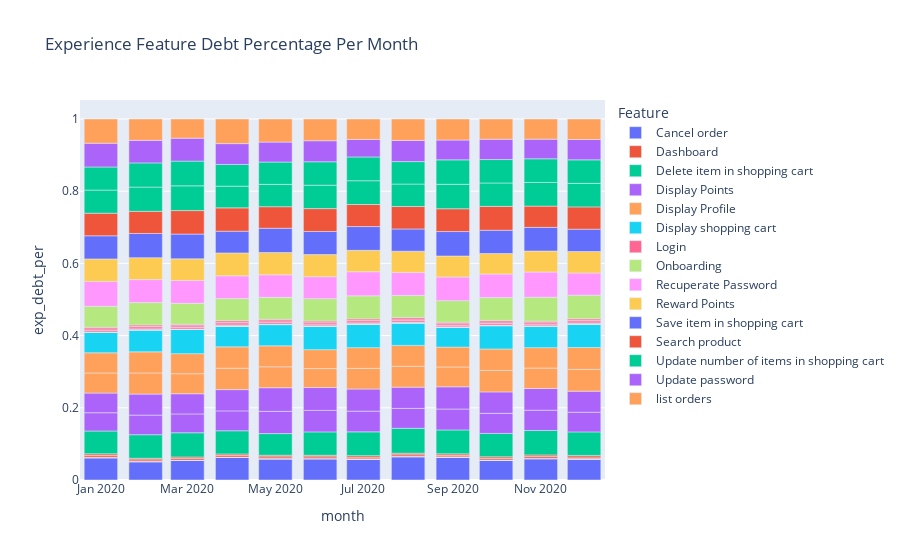

Source (notebook cell):
### Code cell
fig = px.bar(grouped, x="month", y="exp_debt_per", color="Feature", title="Experience Feature Debt Percentage Per Month")
fig.show()

### Figure 1 — Plotly figure (JSON) as saved in the notebook; plotly's stock layout.template omitted (floating-point values rounded to 4 significant figures)
{"data": [{"alignmentgroup": "True", "hovertemplate": "Feature=Cancel order<br>month=%{x}<br>exp_debt_per=%{y}<extra></extra>", "legendgroup": "Cancel order", "marker": {"color": "#636efa"}, "name": "Cancel order", "offsetgroup": "Cancel order", "orientation": "v", "showlegend": true, "textposition": "auto", "type": "bar", "x": ["2020-01", "2020-02", "2020-03", "2020-04", "2020-05", "2020-06", "2020-07", "2020-08", "2020-09", "2020-10", "2020-11", "2020-12"], "xaxis": "x", "y": [0.06181, 0.05083, 0.05407, 0.06237, 0.05866, 0.05894, 0.0574, 0.06464, 0.06318, 0.05465, 0.05912, 0.05812], "yaxis": "y"}, {"alignmentgroup": "True", "hovertemplate": "Feature=Dashboard<br>month=%{x}<br>exp_debt_per=%{y}<extra></extra>", "legendgroup": "Dashboard", "marker": {"color": "#EF553B"}, "name": "Dashboard", "offsetgroup": "Dashboard", "orientation": "v", "showlegend": true, "textposition": "auto", "type": "bar", "x": ["2020-01", "2020-01", "2020-01", "2020-01", "2020-01", "2020-01", "2020-02", "2020-02", "2020-02", "2020-02", "2020-02", "2020-02", "2020-03", "2020-03", "2020-03", "2020-03", "2020-03", "2020-03", "2020-04", "2020-04", "2020-04", "2020-04", "2020-04", "2020-04", "2020-05", "2020-05", "2020-05", "2020-05", "2020-05", "2020-05", "2020-06", "2020-06", "2020-06", "2020-06", "2020-06", "2020-06", "2020-07", "2020-07", "2020-07", "2020-07", "2020-07", "2020-07", "2020-08", "2020-08", "2020-08", "2020-08", "2020-08", "2020-08", "2020-09", "2020-09", "2020-09", "2020-09", "2020-09", "2020-09", "2020-10", "2020-10", "2020-10", "2020-10", "2020-10", "2020-10", "2020-11", "2020-11", "2020-11", "2020-11", "2020-11", "2020-11", "2020-12", "2020-12", "2020-12", "2020-12", "2020-12", "2020-12"], "xaxis": "x", "y": [0, 0, 0.0007588, 0.0007588, 0.004564, 0.004564, 0, 0, 0.0003879, 0.0003879, 0.004289, 0.004289, 0, 0, 0.0005, 0.0005, 0.00429, 0.00429, 0, 0, 0.0005091, 0.0005091, 0.004372, 0.004372, 0, 0, 0.0005875, 0.0005875, 0.004355, 0.004355, 0, 0, 0.0004707, 0.0004707, 0.004252, 0.004252, 0, 0, 0.0006502, 0.0006502, 0.004398, 0.004398, 0, 0, 0.0005068, 0.0005068, 0.004323, 0.004323, 0, 0, 0.0004618, 0.0004618, 0.004176, 0.004176, 0, 0, 0.0005291, 0.0005291, 0.004264, 0.004264, 0, 0, 0.0006534, 0.0006534, 0.004501, 0.004501, 0, 0, 0.0006025, 0.0006025, 0.004389, 0.004389], "yaxis": "y"}, {"alignmentgroup": "True", "hovertemplate": "Feature=Delete item in shopping cart<br>month=%{x}<br>exp_debt_per=%{y}<extra></extra>", "legendgroup": "Delete item in shopping cart", "marker": {"color": "#00cc96"}, "name": "Delete item in shopping cart", "offsetgroup": "Delete item in shopping cart", "orientation": "v", "showlegend": true, "textposition": "auto", "type": "bar", "x": ["2020-01", "2020-02", "2020-03", "2020-04", "2020-05", "2020-06", "2020-07", "2020-08", "2020-09", "2020-10", "2020-11", "2020-12"], "xaxis": "x", "y": [0.0633, 0.06528, 0.06719, 0.06425, 0.06004, 0.06488, 0.06583, 0.06896, 0.0663, 0.06483, 0.0678, 0.06516], "yaxis": "y"}, {"alignmentgroup": "True", "hovertemplate": "Feature=Display Points<br>month=%{x}<br>exp_debt_per=%{y}<extra></extra>", "legendgroup": "Display Points", "marker": {"color": "#ab63fa"}, "name": "Display Points", "offsetgroup": "Display Points", "orientation": "v", "showlegend": true, "textposition": "auto", "type": "bar", "x": ["2020-01", "2020-01", "2020-02", "2020-02", "2020-03", "2020-03", "2020-04", "2020-04", "2020-05", "2020-05", "2020-06", "2020-06", "2020-07", "2020-07", "2020-08", "2020-08", "2020-09", "2020-09", "2020-10", "2020-10", "2020-11", "2020-11", "2020-12", "2020-12"], "xaxis": "x", "y": [0.05061, 0.05441, 0.05428, 0.05819, 0.05217, 0.05596, 0.05507, 0.05893, 0.06162, 0.06539, 0.05953, 0.06331, 0.05742, 0.06117, 0.05505, 0.05887, 0.05786, 0.06157, 0.05562, 0.05936, 0.05615, 0.06, 0.05452, 0.0583], "yaxis": "y"}, {"alignmentgroup": "True", "hovertemplate": "Feature=Display Profile<br>month=%{x}<br>exp_debt_per=%{y}<extra></extra>", "legendgroup": "Display Profile", "marker": {"color": "#FFA15A"}, "name": "Display Profile", "offsetgroup": "Display Profile", "orientation": "v", "showlegend": true, "textposition": "auto", "type": "bar", "x": ["2020-01", "2020-01", "2020-02", "2020-02", "2020-03", "2020-03", "2020-04", "2020-04", "2020-05", "2020-05", "2020-06", "2020-06", "2020-07", "2020-07", "2020-08", "2020-08", "2020-09", "2020-09", "2020-10", "2020-10", "2020-11", "2020-11", "2020-12", "2020-12"], "xaxis": "x", "y": [0.0558, 0.0558, 0.05852, 0.05852, 0.05548, 0.05548, 0.05923, 0.05923, 0.05799, 0.05799, 0.05251, 0.05251, 0.05736, 0.05736, 0.05782, 0.05782, 0.05498, 0.05498, 0.05941, 0.05941, 0.05665, 0.05665, 0.06044, 0.06044], "yaxis": "y"}, {"alignmentgroup": "True", "hovertemplate": "Feature=Display shopping cart<br>month=%{x}<br>exp_debt_per=%{y}<extra></extra>", "legendgroup": "Display shopping cart", "marker": {"color": "#19d3f3"}, "name": "Display shopping cart", "offsetgroup": "Display shopping cart", "orientation": "v", "showlegend": true, "textposition": "auto", "type": "bar", "x": ["2020-01", "2020-02", "2020-03", "2020-04", "2020-05", "2020-06", "2020-07", "2020-08", "2020-09", "2020-10", "2020-11", "2020-12"], "xaxis": "x", "y": [0.05654, 0.06085, 0.06719, 0.05744, 0.05905, 0.06488, 0.06489, 0.06224, 0.05473, 0.06483, 0.05912, 0.06516], "yaxis": "y"}, {"alignmentgroup": "True", "hovertemplate": "Feature=Login<br>month=%{x}<br>exp_debt_per=%{y}<extra></extra>", "legendgroup": "Login", "marker": {"color": "#FF6692"}, "name": "Login", "offsetgroup": "Login", "orientation": "v", "showlegend": true, "textposition": "auto", "type": "bar", "x": ["2020-01", "2020-01", "2020-01", "2020-01", "2020-01", "2020-01", "2020-01", "2020-01", "2020-02", "2020-02", "2020-02", "2020-02", "2020-02", "2020-02", "2020-02", "2020-02", "2020-03", "2020-03", "2020-03", "2020-03", "2020-03", "2020-03", "2020-03", "2020-03", "2020-04", "2020-04", "2020-04", "2020-04", "2020-04", "2020-04", "2020-04", "2020-04", "2020-05", "2020-05", "2020-05", "2020-05", "2020-05", "2020-05", "2020-05", "2020-05", "2020-06", "2020-06", "2020-06", "2020-06", "2020-06", "2020-06", "2020-06", "2020-06", "2020-07", "2020-07", "2020-07", "2020-07", "2020-07", "2020-07", "2020-07", "2020-07", "2020-08", "2020-08", "2020-08", "2020-08", "2020-08", "2020-08", "2020-08", "2020-08", "2020-09", "2020-09", "2020-09", "2020-09", "2020-09", "2020-09", "2020-09", "2020-09", "2020-10", "2020-10", "2020-10", "2020-10", "2020-10", "2020-10", "2020-10", "2020-10", "2020-11", "2020-11", "2020-11", "2020-11", "2020-11", "2020-11", "2020-11", "2020-11", "2020-12", "2020-12", "2020-12", "2020-12", "2020-12", "2020-12", "2020-12", "2020-12"], "xaxis": "x", "y": [0, 0, 0.0004155, 0.0004155, 0.0004155, 0.004221, 0.004221, 0.004221, 0, 0, 0.0003185, 0.0003185, 0.0003185, 0.00422, 0.00422, 0.00422, 0, 0, 0.0004684, 0.0004684, 0.0004684, 0.004258, 0.004258, 0.004258, 0, 0, 0.0005748, 0.0005748, 0.0005748, 0.004437, 0.004437, 0.004437, 0, 0, 0.0005165, 0.0005165, 0.0005165, 0.004284, 0.004284, 0.004284, 0, 0, 0.0004684, 0.0004684, 0.0004684, 0.004249, 0.004249, 0.004249, 0, 0, 0.0005905, 0.0005905, 0.0005905, 0.004339, 0.004339, 0.004339, 0, 0, 0.0006532, 0.0006532, 0.0006532, 0.00447, 0.00447, 0.00447, 0, 0, 0.0005128, 0.0005128, 0.0005128, 0.004227, 0.004227, 0.004227, 0, 0, 0.0005228, 0.0005228, 0.0005228, 0.004258, 0.004258, 0.004258, 0, 0, 0.0004411, 0.0004411, 0.0004411, 0.004289, 0.004289, 0.004289, 0, 0, 0.0005114, 0.0005114, 0.0005114, 0.004298, 0.004298, 0.004298], "yaxis": "y"}, {"alignmentgroup": "True", "hovertemplate": "Feature=Onboarding<br>month=%{x}<br>exp_debt_per=%{y}<extra></extra>", "legendgroup": "Onboarding", "marker": {"color": "#B6E880"}, "name": "Onboarding", "offsetgroup": "Onboarding", "orientation": "v", "showlegend": true, "textposition": "auto", "type": "bar", "x": ["2020-01", "2020-02", "2020-03", "2020-04", "2020-05", "2020-06", "2020-07", "2020-08", "2020-09", "2020-10", "2020-11", "2020-12"], "xaxis": "x", "y": [0.05835, 0.06202, 0.05817, 0.06137, 0.06085, 0.06213, 0.06376, 0.06075, 0.0598, 0.06322, 0.06639, 0.0655], "yaxis": "y"}, {"alignmentgroup": "True", "hovertemplate": "Feature=Recuperate Password<br>month=%{x}<br>exp_debt_per=%{y}<extra></extra>", "legendgroup": "Recuperate Password", "marker": {"color": "#FF97FF"}, "name": "Recuperate Password", "offsetgroup": "Recuperate Password", "orientation": "v", "showlegend": true, "textposition": "auto", "type": "bar", "x": ["2020-01", "2020-02", "2020-03", "2020-04", "2020-05", "2020-06", "2020-07", "2020-08", "2020-09", "2020-10", "2020-11", "2020-12"], "xaxis": "x", "y": [0.06874, 0.06363, 0.06327, 0.0629, 0.0625, 0.06091, 0.06691, 0.06379, 0.06552, 0.06529, 0.0697, 0.06139], "yaxis": "y"}, {"alignmentgroup": "True", "hovertemplate": "Feature=Reward Points<br>month=%{x}<br>exp_debt_per=%{y}<extra></extra>", "legendgroup": "Reward Points", "marker": {"color": "#FECB52"}, "name": "Reward Points", "offsetgroup": "Reward Points", "orientation": "v", "showlegend": true, "textposition": "auto", "type": "bar", "x": ["2020-01", "2020-02", "2020-03", "2020-04", "2020-05", "2020-06", "2020-07", "2020-08", "2020-09", "2020-10", "2020-11", "2020-12"], "xaxis": "x", "y": [0.0625, 0.06076, 0.0599, 0.06347, 0.06162, 0.06134, 0.0592, 0.05879, 0.05811, 0.05678, 0.05819, 0.05946], "yaxis": "y"}, {"alignmentgroup": "True", "hovertemplate": "Feature=Save item in shopping cart<br>month=%{x}<br>exp_debt_per=%{y}<extra></extra>", "legendgroup": "Save item in shopping cart", "marker": {"color": "#636efa"}, "name": "Save item in shopping cart", "offsetgroup": "Save item in shopping cart", "orientation": "v", "showlegend": true, "textposition": "auto", "type": "bar", "x": ["2020-01", "2020-02", "2020-03", "2020-04", "2020-05", "2020-06", "2020-07", "2020-08", "2020-09", "2020-10", "2020-11", "2020-12"], "xaxis": "x", "y": [0.06404, 0.0671, 0.06854, 0.06011, 0.06737, 0.06387, 0.06586, 0.06166, 0.06771, 0.06457, 0.06556, 0.06191], "yaxis": "y"}, {"alignmentgroup": "True", "hovertemplate": "Feature=Search product<br>month=%{x}<br>exp_debt_per=%{y}<extra></extra>", "legendgroup": "Search product", "marker": {"color": "#EF553B"}, "name": "Search product", "offsetgroup": "Search product", "orientation": "v", "showlegend": true, "textposition": "auto", "type": "bar", "x": ["2020-01", "2020-02", "2020-03", "2020-04", "2020-05", "2020-06", "2020-07", "2020-08", "2020-09", "2020-10", "2020-11", "2020-12"], "xaxis": "x", "y": [0.0626, 0.06131, 0.06513, 0.0647, 0.05969, 0.06333, 0.06114, 0.06213, 0.0632, 0.06607, 0.05886, 0.06174], "yaxis": "y"}, {"alignmentgroup": "True", "hovertemplate": "Feature=Update number of items in shopping cart<br>month=%{x}<br>exp_debt_per=%{y}<extra></extra>", "legendgroup": "Update number of items in shopping cart", "marker": {"color": "#00cc96"}, "name": "Update number of items in shopping cart", "offsetgroup": "Update number of items in shopping cart", "orientation": "v", "showlegend": true, "textposition": "auto", "type": "bar", "x": ["2020-01", "2020-01", "2020-02", "2020-02", "2020-03", "2020-03", "2020-04", "2020-04", "2020-05", "2020-05", "2020-06", "2020-06", "2020-07", "2020-07", "2020-08", "2020-08", "2020-09", "2020-09", "2020-10", "2020-10", "2020-11", "2020-11", "2020-12", "2020-12"], "xaxis": "x", "y": [0.06404, 0.06404, 0.0671, 0.0671, 0.06854, 0.06854, 0.06011, 0.06011, 0.06187, 0.06187, 0.06488, 0.06488, 0.06586, 0.06586, 0.06224, 0.06224, 0.06771, 0.06771, 0.06483, 0.06483, 0.06556, 0.06556, 0.06516, 0.06516], "yaxis": "y"}, {"alignmentgroup": "True", "hovertemplate": "Feature=Update password<br>month=%{x}<br>exp_debt_per=%{y}<extra></extra>", "legendgroup": "Update password", "marker": {"color": "#ab63fa"}, "name": "Update password", "offsetgroup": "Update password", "orientation": "v", "showlegend": true, "textposition": "auto", "type": "bar", "x": ["2020-01", "2020-02", "2020-03", "2020-04", "2020-05", "2020-06", "2020-07", "2020-08", "2020-09", "2020-10", "2020-11", "2020-12"], "xaxis": "x", "y": [0.06567, 0.06238, 0.0636, 0.05774, 0.05514, 0.05829, 0.0485, 0.05865, 0.05486, 0.05631, 0.05446, 0.05639], "yaxis": "y"}, {"alignmentgroup": "True", "hovertemplate": "Feature=list orders<br>month=%{x}<br>exp_debt_per=%{y}<extra></extra>", "legendgroup": "list orders", "marker": {"color": "#FFA15A"}, "name": "list orders", "offsetgroup": "list orders", "orientation": "v", "showlegend": true, "textposition": "auto", "type": "bar", "x": ["2020-01", "2020-02", "2020-03", "2020-04", "2020-05", "2020-06", "2020-07", "2020-08", "2020-09", "2020-10", "2020-11", "2020-12"], "xaxis": "x", "y": [0.0672, 0.05918, 0.05301, 0.06819, 0.06405, 0.0602, 0.05661, 0.0593, 0.05828, 0.05605, 0.05575, 0.05675], "yaxis": "y"}], "layout": {"barmode": "relative", "legend": {"title": {"text": "Feature"}, "tracegroupgap": 0}, "title": {"text": "Experience Feature Debt Percentage Per Month"}, "xaxis": {"anchor": "y", "domain": [0, 1], "title": {"text": "month"}}, "yaxis": {"anchor": "x", "domain": [0, 1], "title": {"text": "exp_debt_per"}}}}
